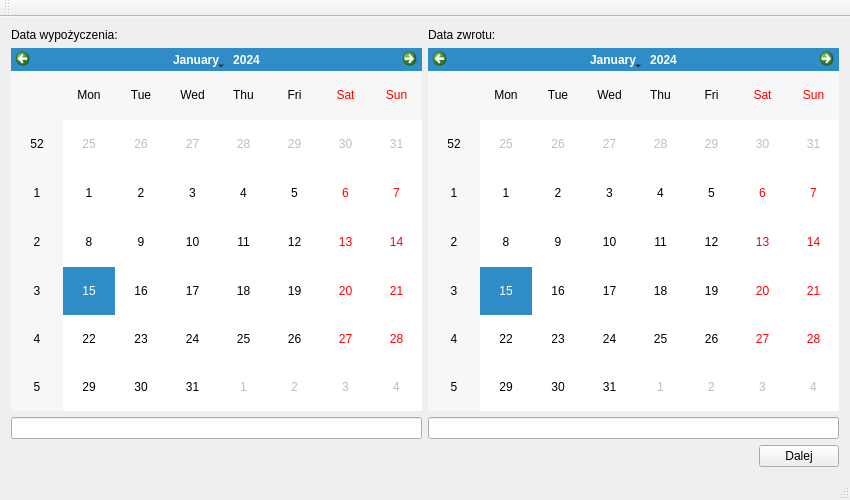
<?xml version="1.0" encoding="UTF-8"?>
<ui version="4.0">
 <class>MainWindow</class>
 <widget class="QMainWindow" name="MainWindow">
  <property name="geometry">
   <rect>
    <x>0</x>
    <y>0</y>
    <width>850</width>
    <height>500</height>
   </rect>
  </property>
  <property name="windowTitle">
   <string>MainWindow</string>
  </property>
  <widget class="QWidget" name="centralWidget">
   <layout class="QGridLayout" name="gridLayout">
    <item row="2" column="0">
     <widget class="QLineEdit" name="dataWypozyczenia"/>
    </item>
    <item row="2" column="1">
     <widget class="QLineEdit" name="DataZwrotu"/>
    </item>
    <item row="0" column="0">
     <widget class="QLabel" name="label">
      <property name="focusPolicy">
       <enum>Qt::NoFocus</enum>
      </property>
      <property name="text">
       <string>Data wypożyczenia:</string>
      </property>
     </widget>
    </item>
    <item row="1" column="0">
     <widget class="QCalendarWidget" name="calendarWidget">
      <property name="gridVisible">
       <bool>false</bool>
      </property>
      <property name="verticalHeaderFormat">
       <enum>QCalendarWidget::ISOWeekNumbers</enum>
      </property>
     </widget>
    </item>
    <item row="1" column="1">
     <widget class="QCalendarWidget" name="calendarWidget_2"/>
    </item>
    <item row="0" column="1">
     <widget class="QLabel" name="label_2">
      <property name="text">
       <string>Data zwrotu:</string>
      </property>
     </widget>
    </item>
    <item row="3" column="1">
     <layout class="QHBoxLayout" name="horizontalLayout">
      <property name="spacing">
       <number>6</number>
      </property>
      <item>
       <spacer name="horizontalSpacer">
        <property name="orientation">
         <enum>Qt::Horizontal</enum>
        </property>
        <property name="sizeHint" stdset="0">
         <size>
          <width>40</width>
          <height>20</height>
         </size>
        </property>
       </spacer>
      </item>
      <item>
       <widget class="QPushButton" name="pushButton_2">
        <property name="text">
         <string>Dalej</string>
        </property>
       </widget>
      </item>
     </layout>
    </item>
   </layout>
  </widget>
  <widget class="QMenuBar" name="menuBar">
   <property name="geometry">
    <rect>
     <x>0</x>
     <y>0</y>
     <width>850</width>
     <height>26</height>
    </rect>
   </property>
  </widget>
  <widget class="QToolBar" name="mainToolBar">
   <attribute name="toolBarArea">
    <enum>TopToolBarArea</enum>
   </attribute>
   <attribute name="toolBarBreak">
    <bool>false</bool>
   </attribute>
  </widget>
  <widget class="QStatusBar" name="statusBar"/>
 </widget>
 <layoutdefault spacing="6" margin="11"/>
 <resources/>
 <connections/>
</ui>
